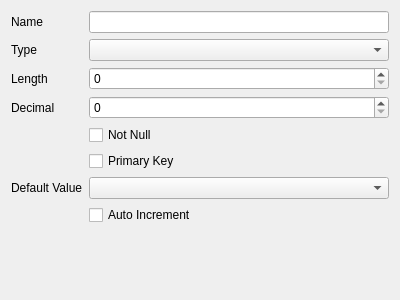
<?xml version="1.0" encoding="UTF-8"?>
<ui version="4.0">
 <class>FieldForm</class>
 <widget class="QWidget" name="FieldForm">
  <property name="geometry">
   <rect>
    <x>0</x>
    <y>0</y>
    <width>400</width>
    <height>300</height>
   </rect>
  </property>
  <property name="windowTitle">
   <string>Form</string>
  </property>
  <layout class="QVBoxLayout" name="verticalLayout">
   <item>
    <layout class="QFormLayout" name="formLayout">
     <item row="0" column="0">
      <widget class="QLabel" name="label">
       <property name="text">
        <string>Name</string>
       </property>
      </widget>
     </item>
     <item row="1" column="0">
      <widget class="QLabel" name="label_2">
       <property name="text">
        <string>Type</string>
       </property>
      </widget>
     </item>
     <item row="0" column="1">
      <widget class="QLineEdit" name="lineEdit"/>
     </item>
     <item row="1" column="1">
      <widget class="QComboBox" name="comboBox"/>
     </item>
     <item row="2" column="0">
      <widget class="QLabel" name="label_3">
       <property name="text">
        <string>Length</string>
       </property>
      </widget>
     </item>
     <item row="3" column="0">
      <widget class="QLabel" name="label_4">
       <property name="text">
        <string>Decimal</string>
       </property>
      </widget>
     </item>
     <item row="4" column="0">
      <widget class="QLabel" name="label_5">
       <property name="text">
        <string/>
       </property>
      </widget>
     </item>
     <item row="5" column="0">
      <widget class="QLabel" name="label_6">
       <property name="text">
        <string/>
       </property>
      </widget>
     </item>
     <item row="6" column="0">
      <widget class="QLabel" name="label_7">
       <property name="text">
        <string>Default Value</string>
       </property>
      </widget>
     </item>
     <item row="6" column="1">
      <widget class="QComboBox" name="comboBox_2"/>
     </item>
     <item row="5" column="1">
      <widget class="QCheckBox" name="checkBox">
       <property name="text">
        <string>Primary Key</string>
       </property>
      </widget>
     </item>
     <item row="4" column="1">
      <widget class="QCheckBox" name="checkBox_2">
       <property name="text">
        <string>Not Null</string>
       </property>
      </widget>
     </item>
     <item row="2" column="1">
      <widget class="QSpinBox" name="spinBox"/>
     </item>
     <item row="3" column="1">
      <widget class="QSpinBox" name="spinBox_2"/>
     </item>
     <item row="7" column="0">
      <widget class="QLabel" name="label_8">
       <property name="text">
        <string/>
       </property>
      </widget>
     </item>
     <item row="7" column="1">
      <widget class="QCheckBox" name="checkBox_3">
       <property name="text">
        <string>Auto Increment</string>
       </property>
      </widget>
     </item>
    </layout>
   </item>
   <item>
    <spacer name="verticalSpacer">
     <property name="orientation">
      <enum>Qt::Vertical</enum>
     </property>
     <property name="sizeHint" stdset="0">
      <size>
       <width>20</width>
       <height>40</height>
      </size>
     </property>
    </spacer>
   </item>
  </layout>
 </widget>
 <resources/>
 <connections/>
</ui>
